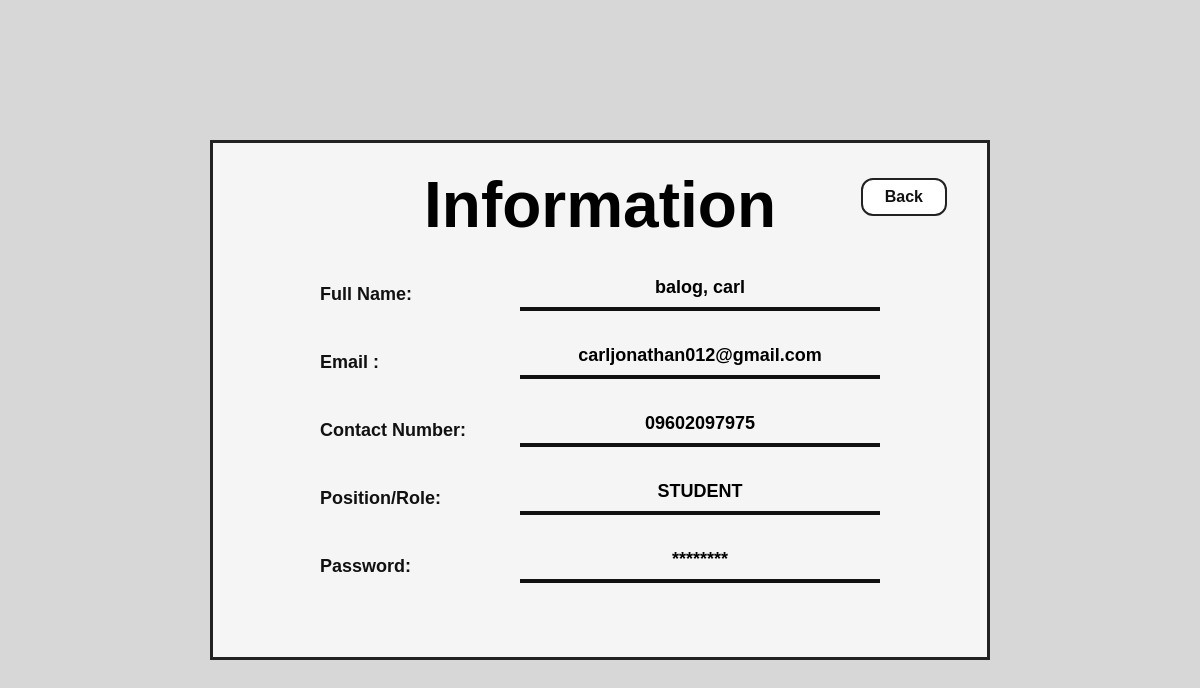
Page /clearance_system/dashboard/view_user.php?id=18 (signed in) on the committed database.
### tables this page shows
CREATE TABLE `users` (
  `id` int(11) NOT NULL,
  `firstname` varchar(100) DEFAULT NULL,
  `lastname` varchar(100) DEFAULT NULL,
  `email` varchar(100) DEFAULT NULL,
  `contact_number` varchar(20) DEFAULT NULL,
  `password` varchar(255) DEFAULT NULL,
  `role` enum('student','teacher') DEFAULT NULL,
  `course` varchar(50) DEFAULT NULL,
  `created_at` timestamp NOT NULL DEFAULT current_timestamp(),
  `profile_photo` varchar(255) DEFAULT NULL
);

### clearance_system/dashboard/view_user.php (the view, shortened to what this page needs)
<?php
include("../config/db.php");
$id = intval($_GET['id']);
$stmt = $conn->prepare("SELECT * FROM users WHERE id = ?");
$stmt->bind_param("i", $id);
$stmt->execute();
$user = $stmt->get_result()->fetch_assoc();
$fullName = $user['lastname'] . ', ' . $user['firstname'];
if ($user['role'] === 'teacher') {
    $positionRole = "Instructor";
} else {
    $positionRole = strtoupper($user['role']);
}
?>
<!DOCTYPE html>
<html lang="en">
<head>
    <link rel="stylesheet" href="../assets/style.css">
</head>
<body>
<div class="info-page-wrapper">
    <div class="info-box">
        <div class="info-top">
            <h1>Information</h1>
            <a href="admin.php?view=<?php echo ($user['role'] === 'teacher') ? 'teachers' : 'students'; ?>" class="info-back-btn">Back</a>
        </div>
        <div class="info-content">
            <div class="info-row">
                <label>Full Name:</label>
                <div class="info-value"><?php echo htmlspecialchars($fullName); ?></div>
            </div>
            <div class="info-row">
                <label>Email :</label>
                <div class="info-value"><?php echo htmlspecialchars($user['email']); ?></div>
            </div>
            <div class="info-row">
                <label>Contact Number:</label>
                <div class="info-value"><?php echo htmlspecialchars($user['contact_number']); ?></div>
            </div>
            <div class="info-row">
                <label>Position/Role:</label>
                <div class="info-value"><?php echo htmlspecialchars($positionRole); ?></div>
            </div>
            <div class="info-row">
                <label>Password:</label>
                <div class="info-value">********</div>
            </div>
        </div>
    </div>
</div>
</body>
</html>

### clearance_system/assets/style.css (style rules this page uses)
* { margin: 0; padding: 0; box-sizing: border-box; font-family: Arial, sans-serif; }
* { margin: 0; padding: 0; box-sizing: border-box; }
body { font-family: Arial, sans-serif; background: #e9e9e9; }
.info-page-wrapper { min-height: 100vh; display: flex; justify-content: center; align-items: center; background: rgba(0,0,0,0.08); padding: 30px; }
.info-box { width: 100%; max-width: 780px; background: #f5f5f5; border: 3px solid #222; padding: 25px 40px 40px; }
.info-top { position: relative; margin-bottom: 35px; }
.info-top h1 { text-align: center; font-size: 64px; font-weight: 800; color: #000; margin: 0; }
.info-back-btn { position: absolute; right: 0; top: 10px; border: 2px solid #222; border-radius: 12px; padding: 8px 22px; text-decoration: none; color: #111; font-weight: bold; background: #fff; }
.info-content { max-width: 560px; margin: 0 auto; }
.info-row { display: flex; align-items: center; gap: 20px; margin-bottom: 34px; }
.info-row label { width: 180px; font-size: 18px; font-weight: 700; color: #111; }
.info-value { flex: 1; border-bottom: 4px solid #111; text-align: center; font-size: 18px; font-weight: 700; padding-bottom: 8px; min-height: 34px; }

### rows in the picture
users: fullName "balog, carl", email "carljonathan012@gmail.com", contact_number "09602097975", role "STUDENT"
